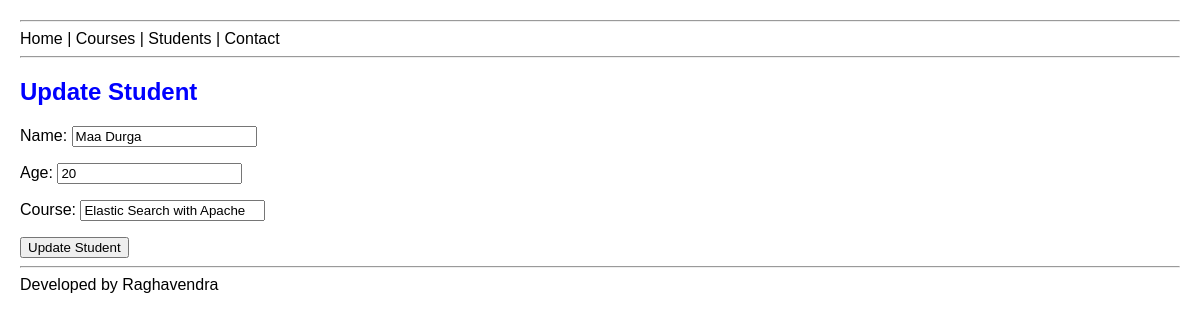
/students/update-modelform/13/, run on the app's committed database.
### students/models.py (models this page shows, shortened)
class Student(models.Model):
    name = models.CharField(max_length=100)
    age = models.IntegerField()
    course = models.CharField(max_length=100)

### students/views.py (the view)
# urls.py: path("update-modelform/<int:id>/", views.update_student_modelform, name="update-student-modelform"),
def update_student_modelform(request, id):
    student = get_object_or_404(Student, id=id)
    if request.method == "POST":
        form = StudentModelForm(request.POST, instance=student)
        if form.is_valid():
            form.save()
            return redirect("student-list")
    else:
        form = StudentModelForm(instance=student)
    return render(
        request,
        "students/update-student-modelform.html",
        {"form": form}
    )

### students/forms.py (shortened to what this page needs)
class StudentModelForm(forms.ModelForm):
    class Meta:
        model = Student
        fields = "__all__"

### students/templates/students/update-student-modelform.html (shortened to what this page needs)
{% extends "base.html" %}
{% block content %}
<h2>Update Student</h2>
<form method="POST">
    {{ form.as_p }}
    <button type="submit">
        Update Student
    </button>
</form>
{% endblock %}

### static/css/style.css (style rules this page uses)
body { font-family: Arial, sans-serif; margin: 20px; }
h2 { color: Blue; }

### data on the page
Student: name "Maa Durga", age "20", course "Elastic Search with Apache"
